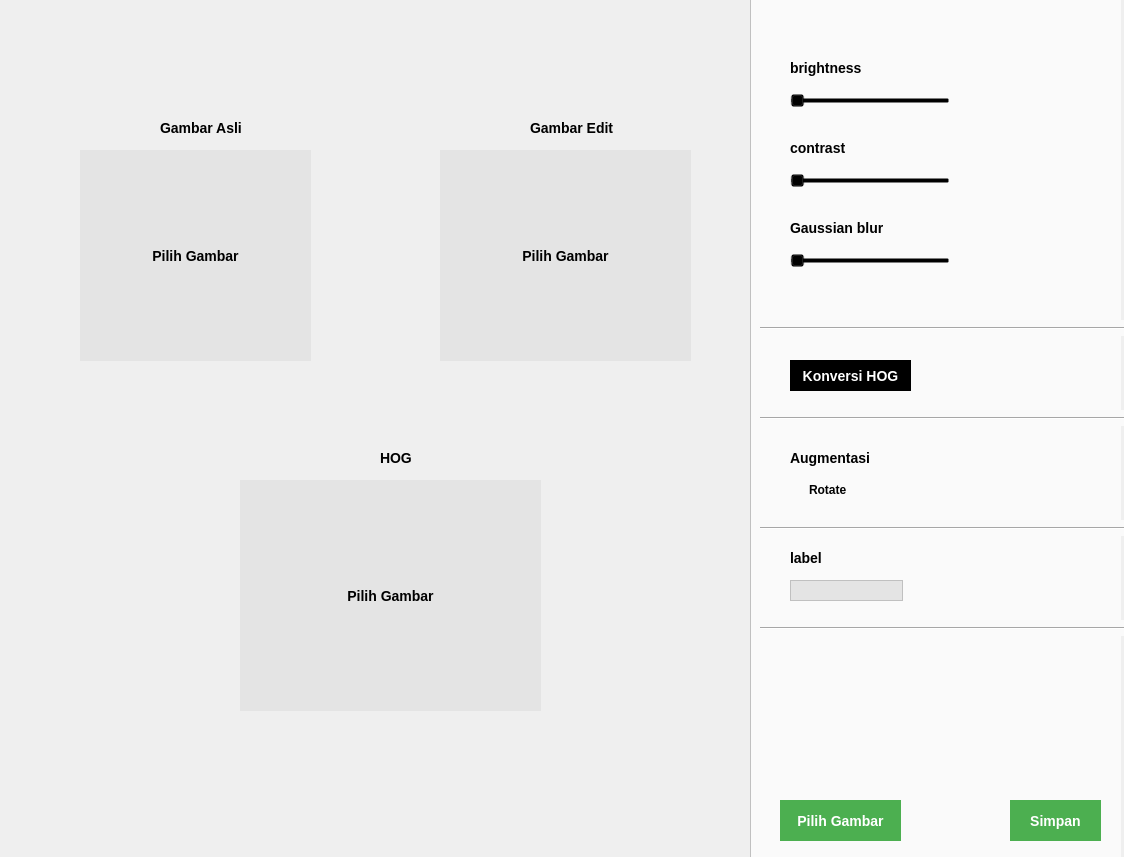
<?xml version="1.0" encoding="UTF-8"?>
<ui version="4.0">
 <class>Dialog</class>
 <widget class="QDialog" name="Dialog">
  <property name="geometry">
   <rect>
    <x>0</x>
    <y>0</y>
    <width>1124</width>
    <height>857</height>
   </rect>
  </property>
  <property name="windowTitle">
   <string>Dialog</string>
  </property>
  <property name="styleSheet">
   <string notr="true">background-color: rgb(239, 239, 239);</string>
  </property>
  <widget class="QPushButton" name="button_loadCitra">
   <property name="geometry">
    <rect>
     <x>780</x>
     <y>800</y>
     <width>121</width>
     <height>41</height>
    </rect>
   </property>
   <property name="styleSheet">
    <string notr="true">background-color: #4CAF50; 
color: white; 
border: none;
cursor: pointer; 
font-size: 14px;
font-weight: bold;
font-family: 'Segoe UI', Tahoma, Geneva, Verdana, sans-serif;</string>
   </property>
   <property name="text">
    <string>Pilih Gambar</string>
   </property>
  </widget>
  <widget class="QPushButton" name="button_convertHOG">
   <property name="geometry">
    <rect>
     <x>790</x>
     <y>360</y>
     <width>121</width>
     <height>31</height>
    </rect>
   </property>
   <property name="styleSheet">
    <string notr="true">background-color: rgb(0, 0, 0);
color: white; 
border: none;
cursor: pointer; 
font-size: 14px;
font-weight: bold;
font-family: 'Segoe UI', Tahoma, Geneva, Verdana, sans-serif;</string>
   </property>
   <property name="text">
    <string>Konversi HOG</string>
   </property>
  </widget>
  <widget class="QPushButton" name="button_save">
   <property name="geometry">
    <rect>
     <x>1010</x>
     <y>800</y>
     <width>91</width>
     <height>41</height>
    </rect>
   </property>
   <property name="styleSheet">
    <string notr="true">background-color: #4CAF50; 
color: white; 
border: none;
cursor: pointer; 
font-size: 14px;
font-weight: bold;
font-family: 'Segoe UI', Tahoma, Geneva, Verdana, sans-serif;</string>
   </property>
   <property name="text">
    <string>Simpan</string>
   </property>
  </widget>
  <widget class="QLabel" name="label_grayscaleImage">
   <property name="geometry">
    <rect>
     <x>440</x>
     <y>150</y>
     <width>251</width>
     <height>211</height>
    </rect>
   </property>
   <property name="styleSheet">
    <string notr="true">background-color: rgb(228, 228, 228);
font-weight: 500;
font-family: 'Segoe UI', Tahoma, Geneva, Verdana, sans-serif;
font-size: 14px;</string>
   </property>
   <property name="text">
    <string>Pilih Gambar</string>
   </property>
   <property name="alignment">
    <set>Qt::AlignCenter</set>
   </property>
  </widget>
  <widget class="QLabel" name="label_originalImage">
   <property name="geometry">
    <rect>
     <x>80</x>
     <y>150</y>
     <width>231</width>
     <height>211</height>
    </rect>
   </property>
   <property name="styleSheet">
    <string notr="true">background-color: rgb(228, 228, 228);
font-weight: 500;
font-family: 'Segoe UI', Tahoma, Geneva, Verdana, sans-serif;
font-size: 14px;</string>
   </property>
   <property name="text">
    <string>Pilih Gambar</string>
   </property>
   <property name="alignment">
    <set>Qt::AlignCenter</set>
   </property>
  </widget>
  <widget class="QLabel" name="label_hogImage">
   <property name="geometry">
    <rect>
     <x>240</x>
     <y>480</y>
     <width>301</width>
     <height>231</height>
    </rect>
   </property>
   <property name="styleSheet">
    <string notr="true">background-color: rgb(228, 228, 228);
font-weight: 500;
font-family: 'Segoe UI', Tahoma, Geneva, Verdana, sans-serif;
font-size: 14px;</string>
   </property>
   <property name="text">
    <string>Pilih Gambar</string>
   </property>
   <property name="alignment">
    <set>Qt::AlignCenter</set>
   </property>
  </widget>
  <widget class="QSlider" name="slider_contrast">
   <property name="geometry">
    <rect>
     <x>790</x>
     <y>170</y>
     <width>160</width>
     <height>22</height>
    </rect>
   </property>
   <property name="styleSheet">
    <string notr="true">background-color: transparent;</string>
   </property>
   <property name="orientation">
    <enum>Qt::Horizontal</enum>
   </property>
  </widget>
  <widget class="QLabel" name="label_2">
   <property name="geometry">
    <rect>
     <x>790</x>
     <y>140</y>
     <width>71</width>
     <height>16</height>
    </rect>
   </property>
   <property name="styleSheet">
    <string notr="true">background-color: transparent;
font-weight: 500;
font-family: 'Segoe UI', Tahoma, Geneva, Verdana, sans-serif;
font-size: 14px;</string>
   </property>
   <property name="text">
    <string>contrast</string>
   </property>
  </widget>
  <widget class="QLabel" name="label_3">
   <property name="geometry">
    <rect>
     <x>790</x>
     <y>60</y>
     <width>81</width>
     <height>16</height>
    </rect>
   </property>
   <property name="styleSheet">
    <string notr="true">background-color: transparent;
font-weight: 500;
font-family: 'Segoe UI', Tahoma, Geneva, Verdana, sans-serif;
font-size: 14px;</string>
   </property>
   <property name="text">
    <string>brightness</string>
   </property>
  </widget>
  <widget class="QSlider" name="slider_brightness">
   <property name="geometry">
    <rect>
     <x>790</x>
     <y>90</y>
     <width>160</width>
     <height>22</height>
    </rect>
   </property>
   <property name="styleSheet">
    <string notr="true">background-color: transparent;</string>
   </property>
   <property name="orientation">
    <enum>Qt::Horizontal</enum>
   </property>
  </widget>
  <widget class="QSlider" name="slider_blur">
   <property name="geometry">
    <rect>
     <x>790</x>
     <y>250</y>
     <width>160</width>
     <height>22</height>
    </rect>
   </property>
   <property name="styleSheet">
    <string notr="true">background-color: transparent;</string>
   </property>
   <property name="orientation">
    <enum>Qt::Horizontal</enum>
   </property>
  </widget>
  <widget class="QLabel" name="label_4">
   <property name="geometry">
    <rect>
     <x>790</x>
     <y>220</y>
     <width>101</width>
     <height>16</height>
    </rect>
   </property>
   <property name="styleSheet">
    <string notr="true">background-color: transparent;
font-weight: 500;
font-family: 'Segoe UI', Tahoma, Geneva, Verdana, sans-serif;
font-size: 14px;</string>
   </property>
   <property name="text">
    <string>Gaussian blur</string>
   </property>
  </widget>
  <widget class="QLineEdit" name="lineEdit_label">
   <property name="geometry">
    <rect>
     <x>790</x>
     <y>580</y>
     <width>113</width>
     <height>21</height>
    </rect>
   </property>
   <property name="styleSheet">
    <string notr="true">border-radius: 100px;
border-width: 1px;
border-style: solid;
border-color: rgb(192, 192, 192);
background-color: rgb(228, 228, 228);
font-weight: 500;
font-family: 'Segoe UI', Tahoma, Geneva, Verdana, sans-serif;
font-size: 14px;</string>
   </property>
  </widget>
  <widget class="QLabel" name="label">
   <property name="geometry">
    <rect>
     <x>790</x>
     <y>550</y>
     <width>55</width>
     <height>16</height>
    </rect>
   </property>
   <property name="styleSheet">
    <string notr="true">background-color: transparent;
font-weight: 500;
font-family: 'Segoe UI', Tahoma, Geneva, Verdana, sans-serif;
font-size: 14px;</string>
   </property>
   <property name="text">
    <string>label</string>
   </property>
  </widget>
  <widget class="QLabel" name="label_5">
   <property name="geometry">
    <rect>
     <x>790</x>
     <y>450</y>
     <width>101</width>
     <height>16</height>
    </rect>
   </property>
   <property name="styleSheet">
    <string notr="true">background-color: transparent;
font-weight: 500;
font-family: 'Segoe UI', Tahoma, Geneva, Verdana, sans-serif;
font-size: 14px;</string>
   </property>
   <property name="text">
    <string>Augmentasi</string>
   </property>
  </widget>
  <widget class="QCheckBox" name="checkbox_rotate">
   <property name="geometry">
    <rect>
     <x>790</x>
     <y>480</y>
     <width>81</width>
     <height>20</height>
    </rect>
   </property>
   <property name="styleSheet">
    <string notr="true">background-color: transparent;
font-weight: 500;
font-family: 'Segoe UI', Tahoma, Geneva, Verdana, sans-serif;
font-size: 12px;</string>
   </property>
   <property name="text">
    <string>Rotate</string>
   </property>
  </widget>
  <widget class="QLabel" name="label_7">
   <property name="geometry">
    <rect>
     <x>750</x>
     <y>0</y>
     <width>371</width>
     <height>861</height>
    </rect>
   </property>
   <property name="styleSheet">
    <string notr="true">background-color: rgb(250, 250, 250);
border-left-width: 1px;
border-left-style: solid;
border-left-color: rgb(192, 192, 192);</string>
   </property>
   <property name="text">
    <string/>
   </property>
  </widget>
  <widget class="QLabel" name="label_8">
   <property name="geometry">
    <rect>
     <x>160</x>
     <y>120</y>
     <width>101</width>
     <height>16</height>
    </rect>
   </property>
   <property name="styleSheet">
    <string notr="true">font-weight: 500;
font-family: 'Segoe UI', Tahoma, Geneva, Verdana, sans-serif;
font-size: 14px;</string>
   </property>
   <property name="text">
    <string>Gambar Asli</string>
   </property>
  </widget>
  <widget class="QLabel" name="label_9">
   <property name="geometry">
    <rect>
     <x>530</x>
     <y>120</y>
     <width>101</width>
     <height>16</height>
    </rect>
   </property>
   <property name="styleSheet">
    <string notr="true">font-weight: 500;
font-family: 'Segoe UI', Tahoma, Geneva, Verdana, sans-serif;
font-size: 14px;</string>
   </property>
   <property name="text">
    <string>Gambar Edit</string>
   </property>
  </widget>
  <widget class="QLabel" name="label_10">
   <property name="geometry">
    <rect>
     <x>380</x>
     <y>450</y>
     <width>41</width>
     <height>16</height>
    </rect>
   </property>
   <property name="styleSheet">
    <string notr="true">font-weight: 500;
font-family: 'Segoe UI', Tahoma, Geneva, Verdana, sans-serif;
font-size: 14px;</string>
   </property>
   <property name="text">
    <string>HOG</string>
   </property>
  </widget>
  <widget class="Line" name="line">
   <property name="geometry">
    <rect>
     <x>760</x>
     <y>320</y>
     <width>371</width>
     <height>16</height>
    </rect>
   </property>
   <property name="styleSheet">
    <string notr="true">background-color: rgb(250, 250, 250);</string>
   </property>
   <property name="orientation">
    <enum>Qt::Horizontal</enum>
   </property>
  </widget>
  <widget class="Line" name="line_2">
   <property name="geometry">
    <rect>
     <x>760</x>
     <y>410</y>
     <width>381</width>
     <height>16</height>
    </rect>
   </property>
   <property name="styleSheet">
    <string notr="true">background-color: rgb(250, 250, 250);</string>
   </property>
   <property name="orientation">
    <enum>Qt::Horizontal</enum>
   </property>
  </widget>
  <widget class="Line" name="line_3">
   <property name="geometry">
    <rect>
     <x>760</x>
     <y>520</y>
     <width>381</width>
     <height>16</height>
    </rect>
   </property>
   <property name="styleSheet">
    <string notr="true">background-color: rgb(250, 250, 250);</string>
   </property>
   <property name="orientation">
    <enum>Qt::Horizontal</enum>
   </property>
  </widget>
  <widget class="Line" name="line_4">
   <property name="geometry">
    <rect>
     <x>760</x>
     <y>620</y>
     <width>381</width>
     <height>16</height>
    </rect>
   </property>
   <property name="styleSheet">
    <string notr="true">background-color: rgb(250, 250, 250);</string>
   </property>
   <property name="orientation">
    <enum>Qt::Horizontal</enum>
   </property>
  </widget>
  <zorder>label_7</zorder>
  <zorder>button_loadCitra</zorder>
  <zorder>button_convertHOG</zorder>
  <zorder>button_save</zorder>
  <zorder>label_grayscaleImage</zorder>
  <zorder>label_originalImage</zorder>
  <zorder>label_hogImage</zorder>
  <zorder>slider_contrast</zorder>
  <zorder>label_2</zorder>
  <zorder>label_3</zorder>
  <zorder>slider_brightness</zorder>
  <zorder>slider_blur</zorder>
  <zorder>label_4</zorder>
  <zorder>lineEdit_label</zorder>
  <zorder>label</zorder>
  <zorder>label_5</zorder>
  <zorder>checkbox_rotate</zorder>
  <zorder>label_8</zorder>
  <zorder>label_9</zorder>
  <zorder>label_10</zorder>
  <zorder>line</zorder>
  <zorder>line_2</zorder>
  <zorder>line_3</zorder>
  <zorder>line_4</zorder>
 </widget>
 <resources/>
 <connections/>
</ui>
